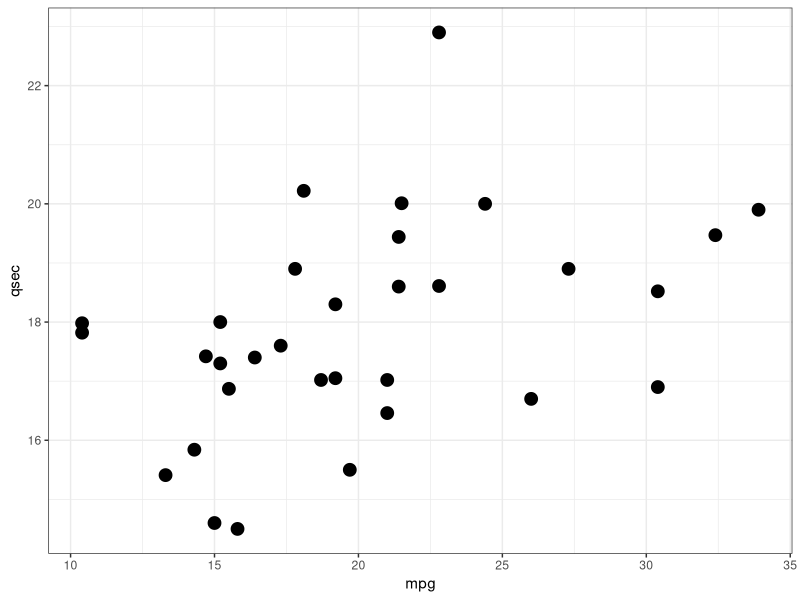

Write R code to recreate this figure.
## ---- chunk 1
library(knitr)
opts_chunk$set(echo = TRUE, 
               cache = FALSE,
               prompt = FALSE,
               tidy = TRUE,
               comment = NA,
               message = FALSE,
               warning = FALSE,
               fig.width = 7.4,
               fig.height = 4.7,
               fig.align = "center")
opts_knit$set(width = 75)
## ---- chunk 2
# Wczytuję grupę pakietów
library(tidyverse)
## ---- chunk 3
kable(mtcars[1:5, ]) # pokaż 5 wierszy ramki danych
ggplot(mtcars, aes(x = mpg, y = qsec)) + theme_bw() +
    geom_point(size = 4)
